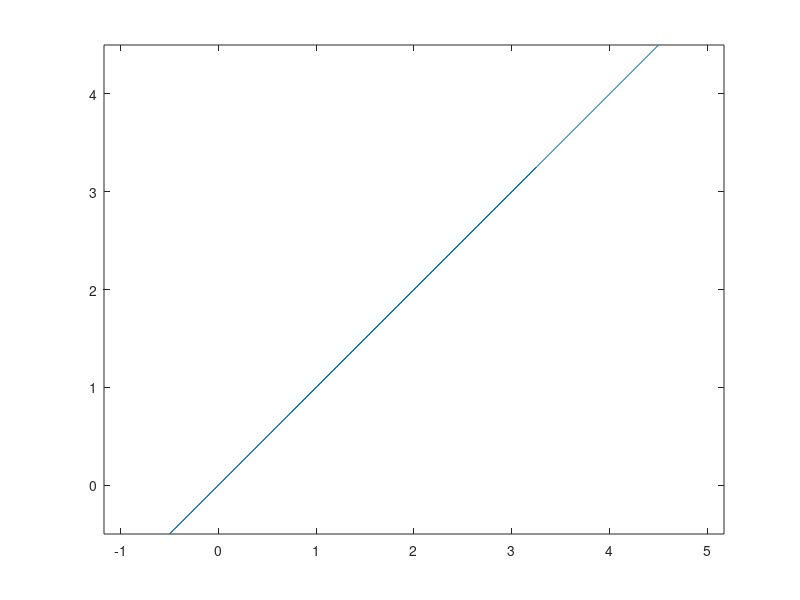

The MATLAB source for this figure:
% @autor: Armando Salazar
% @date: 07-11-23

clear, clc
vector = [2,2,5];
points = [
    1,1,1;
    1,3,1;
    3,1,1;
    3,3,1;
    1,1,3;
    1,3,3;
    3,1,3;
    3,3,3];

for i=1:size(points,1)
    u=-vector(3)/(points(i,3)-vector(3));
    points(i,1)=vector(1)+(points(i,1)-vector(1))*u;
    points(i,2)=vector(2)+(points(i,2)-vector(2))*u;
    points(i,3)=vector(3)+(points(i,3)-vector(3))*u;
    fprintf('x:%.2f\ty:%.2f\n', points(i,1), points(i,2));
end
plot(points(:,1),points(:,1));
axis equal